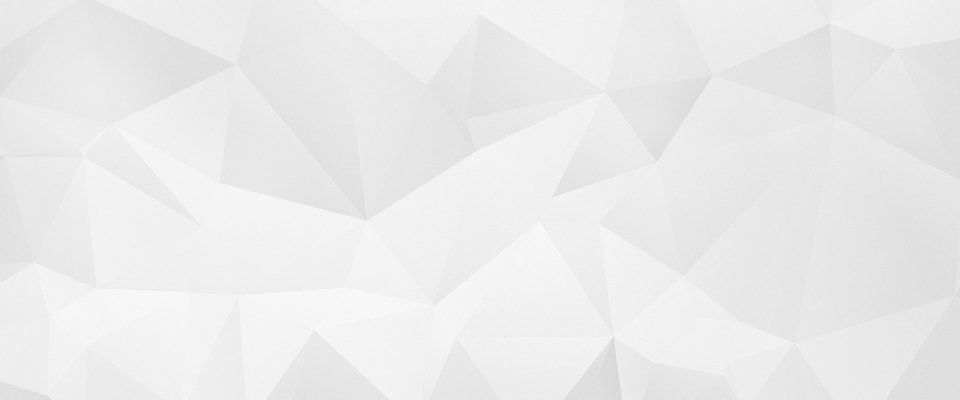
#> input picture templates/expan/assets/img/back_polygons.jpg, 1920 x 800 px (shown at 1/2 size)
$ python -i python_image_toolkit.py   (imports and definitions only)
#> lines starting #> are read from the running program, lines starting #| are printed output that depends on the picture
#!/usr/bin/env python3
"""Image toolkit sidecar (Python/Pillow) for logos + product images.

Batch operations the platform needs but C# does awkwardly:
  trim      — crop transparent/white margins (logo cleanup)
  letterbox — fit whole image inside a square canvas (hero marks, brand slots)
  resize    — cap longest side (web-weight product images)
  favicon   — emit multi-size favicon PNGs (16/32/48/180)

Usage:
  python3 scripts/python_image_toolkit.py trim in.png out.png [--pad 12]
  python3 scripts/python_image_toolkit.py letterbox in.png out.png [--size 512] [--bg white]
  python3 scripts/python_image_toolkit.py resize in.png out.png --max 800
  python3 scripts/python_image_toolkit.py favicon in.png out_dir
"""
from __future__ import annotations

import argparse
import sys
from pathlib import Path


# [6 lines left out: function _pil, not called in this run]


def _bbox(im, bg=(255, 255, 255)):
    """Bounding box of non-background content, tolerant to near-white."""
    from PIL import Image, ImageChops
    if im.mode in ("RGBA", "LA"):
        alpha = im.getchannel("A")
        bbox = alpha.point(lambda a: 255 if a > 8 else 0).getbbox()
        if bbox:
            return bbox
    rgb = im.convert("RGB")
    base = Image.new("RGB", rgb.size, bg)
    diff = ImageChops.difference(rgb, base)
    return diff.point(lambda p: 255 if p > 24 else 0).getbbox()


# [66 lines left out: functions cmd_trim, cmd_letterbox, cmd_resize, cmd_favicon, main, not called in this run]


# [2 lines not run here, left out]

>>> from PIL import Image
>>> picture = Image.open('../templates/expan/assets/img/back_polygons.jpg')
#> picture is the input picture: PIL image 1920x800 RGB; min 209, max 252, mean 234.8
>>> result = _bbox(picture)
#> in _bbox, `base = Image.new("RGB", rgb.size, bg)`: base: PIL image 1920x800 RGB; every value is 255
#> in _bbox, `diff = ImageChops.difference(rgb, base)`:
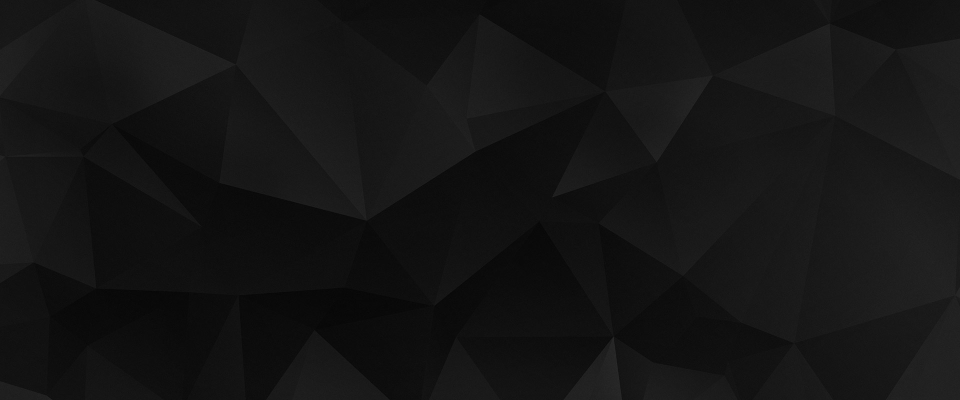
#> diff: PIL image 1920x800 RGB (shown at 1/2 size); min 3, max 46, mean 20.2
#> result = (0, 0, 1920, 800)

$ run again, on templates/modex/img/ucats/accessories.jpg
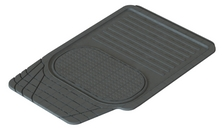
#> input picture templates/modex/img/ucats/accessories.jpg, 223 x 130 px
#> picture is the input picture: PIL image 223x130 RGB; mean R, G, B 172.3, 173.5, 172.7
#> base: PIL image 223x130 RGB; every value is 255
#> in _bbox, `diff = ImageChops.difference(rgb, base)`:
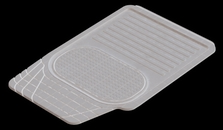
#> diff: PIL image 223x130 RGB; mean R, G, B 82.7, 81.5, 82.3
#> result = (8, 5, 216, 125)
